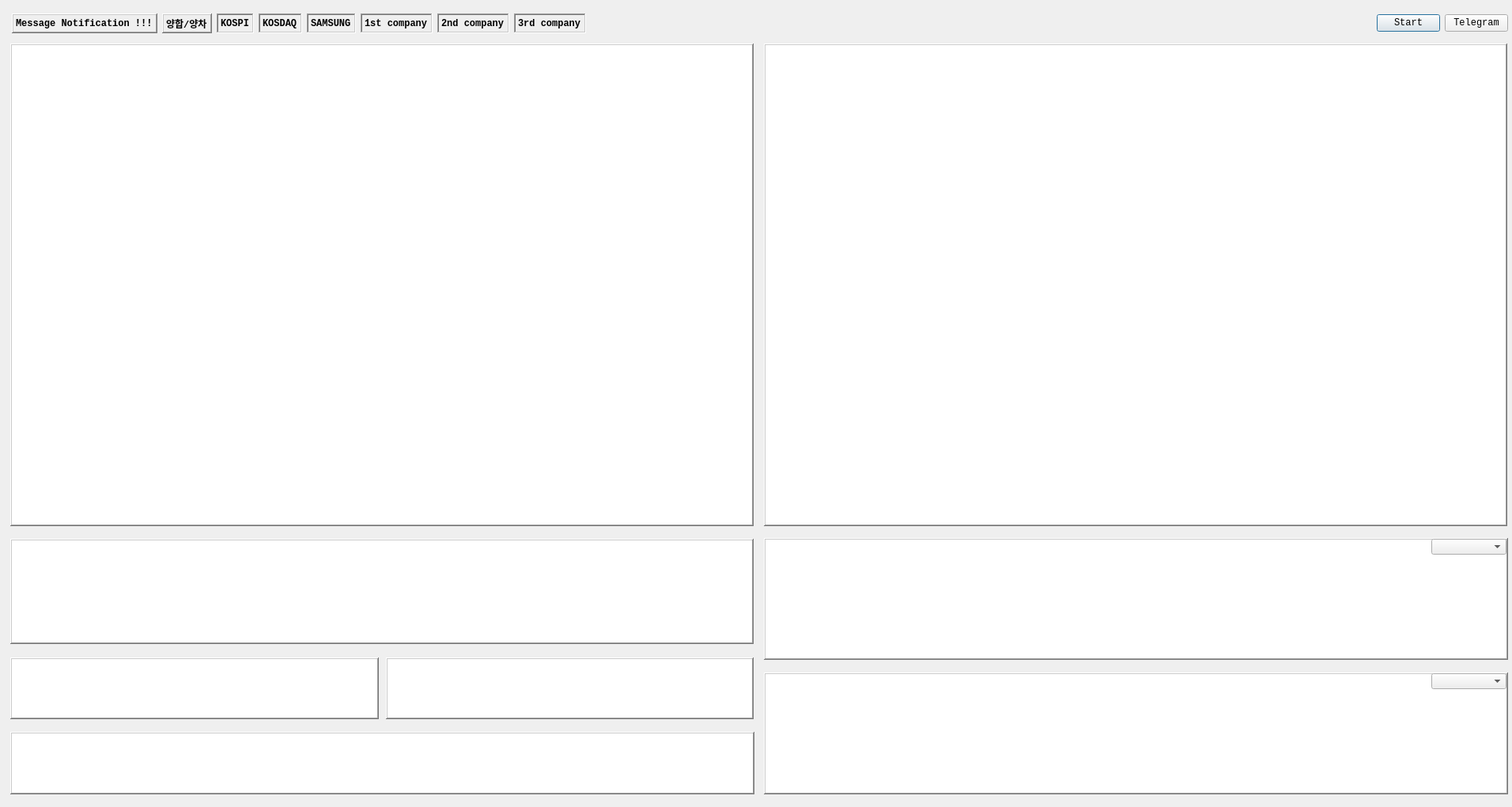
<?xml version="1.0" encoding="UTF-8"?>
<ui version="4.0">
 <class>Dialog</class>
 <widget class="QDialog" name="Dialog">
  <property name="geometry">
   <rect>
    <x>0</x>
    <y>0</y>
    <width>1912</width>
    <height>1020</height>
   </rect>
  </property>
  <property name="font">
   <font>
    <family>Consolas</family>
    <pointsize>9</pointsize>
    <weight>75</weight>
    <bold>true</bold>
   </font>
  </property>
  <property name="windowTitle">
   <string>선물옵션 전광판</string>
  </property>
  <widget class="QTableWidget" name="tableWidget_put">
   <property name="geometry">
    <rect>
     <x>966</x>
     <y>55</y>
     <width>940</width>
     <height>610</height>
    </rect>
   </property>
   <property name="font">
    <font>
     <family>Consolas</family>
     <weight>50</weight>
     <bold>false</bold>
    </font>
   </property>
   <property name="focusPolicy">
    <enum>Qt::NoFocus</enum>
   </property>
   <property name="frameShape">
    <enum>QFrame::WinPanel</enum>
   </property>
   <property name="frameShadow">
    <enum>QFrame::Raised</enum>
   </property>
   <property name="lineWidth">
    <number>1</number>
   </property>
  </widget>
  <widget class="QTableWidget" name="tableWidget_call">
   <property name="geometry">
    <rect>
     <x>13</x>
     <y>55</y>
     <width>940</width>
     <height>610</height>
    </rect>
   </property>
   <property name="font">
    <font>
     <family>Consolas</family>
     <weight>50</weight>
     <bold>false</bold>
    </font>
   </property>
   <property name="focusPolicy">
    <enum>Qt::NoFocus</enum>
   </property>
   <property name="frameShape">
    <enum>QFrame::WinPanel</enum>
   </property>
   <property name="frameShadow">
    <enum>QFrame::Raised</enum>
   </property>
   <property name="lineWidth">
    <number>1</number>
   </property>
  </widget>
  <widget class="QWidget" name="layoutWidget">
   <property name="geometry">
    <rect>
     <x>15</x>
     <y>17</y>
     <width>1892</width>
     <height>25</height>
    </rect>
   </property>
   <layout class="QHBoxLayout" name="horizontalLayout">
    <item>
     <widget class="QLabel" name="label_msg">
      <property name="font">
       <font>
        <weight>75</weight>
        <italic>false</italic>
        <bold>true</bold>
       </font>
      </property>
      <property name="frameShape">
       <enum>QFrame::WinPanel</enum>
      </property>
      <property name="frameShadow">
       <enum>QFrame::Raised</enum>
      </property>
      <property name="text">
       <string>Message Notification !!!</string>
      </property>
     </widget>
    </item>
    <item>
     <widget class="QLabel" name="label_atm">
      <property name="font">
       <font>
        <weight>75</weight>
        <italic>false</italic>
        <bold>true</bold>
       </font>
      </property>
      <property name="frameShape">
       <enum>QFrame::WinPanel</enum>
      </property>
      <property name="frameShadow">
       <enum>QFrame::Raised</enum>
      </property>
      <property name="text">
       <string>양합/양차</string>
      </property>
     </widget>
    </item>
    <item>
     <widget class="QLabel" name="label_kospi">
      <property name="font">
       <font>
        <family>Consolas</family>
        <weight>75</weight>
        <italic>false</italic>
        <bold>true</bold>
       </font>
      </property>
      <property name="frameShape">
       <enum>QFrame::WinPanel</enum>
      </property>
      <property name="frameShadow">
       <enum>QFrame::Sunken</enum>
      </property>
      <property name="text">
       <string>KOSPI</string>
      </property>
     </widget>
    </item>
    <item>
     <widget class="QLabel" name="label_kosdaq">
      <property name="font">
       <font>
        <family>Consolas</family>
        <weight>75</weight>
        <italic>false</italic>
        <bold>true</bold>
       </font>
      </property>
      <property name="frameShape">
       <enum>QFrame::WinPanel</enum>
      </property>
      <property name="frameShadow">
       <enum>QFrame::Sunken</enum>
      </property>
      <property name="text">
       <string>KOSDAQ</string>
      </property>
     </widget>
    </item>
    <item>
     <widget class="QLabel" name="label_samsung">
      <property name="font">
       <font>
        <family>Consolas</family>
        <weight>75</weight>
        <italic>false</italic>
        <bold>true</bold>
       </font>
      </property>
      <property name="frameShape">
       <enum>QFrame::WinPanel</enum>
      </property>
      <property name="frameShadow">
       <enum>QFrame::Sunken</enum>
      </property>
      <property name="text">
       <string>SAMSUNG</string>
      </property>
     </widget>
    </item>
    <item>
     <widget class="QLabel" name="label_1st">
      <property name="font">
       <font>
        <family>Consolas</family>
        <weight>75</weight>
        <italic>false</italic>
        <bold>true</bold>
       </font>
      </property>
      <property name="frameShape">
       <enum>QFrame::WinPanel</enum>
      </property>
      <property name="frameShadow">
       <enum>QFrame::Sunken</enum>
      </property>
      <property name="text">
       <string>1st company</string>
      </property>
      <property name="margin">
       <number>0</number>
      </property>
     </widget>
    </item>
    <item>
     <widget class="QLabel" name="label_2nd">
      <property name="font">
       <font>
        <family>Consolas</family>
        <weight>75</weight>
        <italic>false</italic>
        <bold>true</bold>
       </font>
      </property>
      <property name="frameShape">
       <enum>QFrame::WinPanel</enum>
      </property>
      <property name="frameShadow">
       <enum>QFrame::Sunken</enum>
      </property>
      <property name="text">
       <string>2nd company</string>
      </property>
     </widget>
    </item>
    <item>
     <widget class="QLabel" name="label_3rd">
      <property name="font">
       <font>
        <family>Consolas</family>
        <weight>75</weight>
        <italic>false</italic>
        <bold>true</bold>
       </font>
      </property>
      <property name="frameShape">
       <enum>QFrame::WinPanel</enum>
      </property>
      <property name="frameShadow">
       <enum>QFrame::Sunken</enum>
      </property>
      <property name="text">
       <string>3rd company</string>
      </property>
     </widget>
    </item>
    <item>
     <spacer name="horizontalSpacer">
      <property name="orientation">
       <enum>Qt::Horizontal</enum>
      </property>
      <property name="sizeHint" stdset="0">
       <size>
        <width>40</width>
        <height>20</height>
       </size>
      </property>
     </spacer>
    </item>
    <item>
     <widget class="QPushButton" name="pushButton_add">
      <property name="maximumSize">
       <size>
        <width>100</width>
        <height>16777215</height>
       </size>
      </property>
      <property name="font">
       <font>
        <family>Consolas</family>
        <weight>50</weight>
        <bold>false</bold>
       </font>
      </property>
      <property name="text">
       <string>Start</string>
      </property>
     </widget>
    </item>
    <item>
     <widget class="QPushButton" name="pushButton_remove">
      <property name="maximumSize">
       <size>
        <width>100</width>
        <height>16777215</height>
       </size>
      </property>
      <property name="font">
       <font>
        <family>Consolas</family>
        <weight>50</weight>
        <bold>false</bold>
       </font>
      </property>
      <property name="focusPolicy">
       <enum>Qt::NoFocus</enum>
      </property>
      <property name="text">
       <string>Telegram</string>
      </property>
     </widget>
    </item>
   </layout>
  </widget>
  <widget class="QTableWidget" name="tableWidget_fut">
   <property name="geometry">
    <rect>
     <x>13</x>
     <y>681</y>
     <width>940</width>
     <height>133</height>
    </rect>
   </property>
   <property name="font">
    <font>
     <family>Consolas</family>
     <weight>50</weight>
     <bold>false</bold>
    </font>
   </property>
   <property name="focusPolicy">
    <enum>Qt::NoFocus</enum>
   </property>
   <property name="frameShape">
    <enum>QFrame::WinPanel</enum>
   </property>
   <property name="frameShadow">
    <enum>QFrame::Raised</enum>
   </property>
  </widget>
  <widget class="QTableWidget" name="tableWidget_supply">
   <property name="geometry">
    <rect>
     <x>488</x>
     <y>831</y>
     <width>465</width>
     <height>78</height>
    </rect>
   </property>
   <property name="font">
    <font>
     <family>Consolas</family>
    </font>
   </property>
   <property name="focusPolicy">
    <enum>Qt::NoFocus</enum>
   </property>
   <property name="frameShape">
    <enum>QFrame::WinPanel</enum>
   </property>
   <property name="frameShadow">
    <enum>QFrame::Raised</enum>
   </property>
  </widget>
  <widget class="QTableWidget" name="tableWidget_quote">
   <property name="geometry">
    <rect>
     <x>13</x>
     <y>925</y>
     <width>941</width>
     <height>79</height>
    </rect>
   </property>
   <property name="font">
    <font>
     <family>Consolas</family>
     <weight>50</weight>
     <bold>false</bold>
    </font>
   </property>
   <property name="focusPolicy">
    <enum>Qt::NoFocus</enum>
   </property>
   <property name="frameShape">
    <enum>QFrame::WinPanel</enum>
   </property>
   <property name="frameShadow">
    <enum>QFrame::Raised</enum>
   </property>
  </widget>
  <widget class="QTextBrowser" name="textBrowser">
   <property name="geometry">
    <rect>
     <x>13</x>
     <y>831</y>
     <width>466</width>
     <height>78</height>
    </rect>
   </property>
   <property name="font">
    <font>
     <family>Consolas</family>
     <weight>75</weight>
     <bold>true</bold>
    </font>
   </property>
   <property name="focusPolicy">
    <enum>Qt::StrongFocus</enum>
   </property>
   <property name="frameShape">
    <enum>QFrame::WinPanel</enum>
   </property>
   <property name="frameShadow">
    <enum>QFrame::Raised</enum>
   </property>
  </widget>
  <widget class="PlotWidget" name="Plot1">
   <property name="geometry">
    <rect>
     <x>966</x>
     <y>680</y>
     <width>941</width>
     <height>154</height>
    </rect>
   </property>
   <property name="font">
    <font>
     <family>Consolas</family>
     <weight>75</weight>
     <italic>true</italic>
     <bold>true</bold>
    </font>
   </property>
   <property name="focusPolicy">
    <enum>Qt::NoFocus</enum>
   </property>
   <property name="frameShape">
    <enum>QFrame::WinPanel</enum>
   </property>
   <property name="frameShadow">
    <enum>QFrame::Raised</enum>
   </property>
  </widget>
  <widget class="PlotWidget" name="Plot2">
   <property name="geometry">
    <rect>
     <x>966</x>
     <y>850</y>
     <width>941</width>
     <height>154</height>
    </rect>
   </property>
   <property name="font">
    <font>
     <family>Consolas</family>
     <weight>75</weight>
     <italic>true</italic>
     <bold>true</bold>
    </font>
   </property>
   <property name="focusPolicy">
    <enum>Qt::NoFocus</enum>
   </property>
   <property name="frameShape">
    <enum>QFrame::WinPanel</enum>
   </property>
   <property name="frameShadow">
    <enum>QFrame::Raised</enum>
   </property>
  </widget>
  <widget class="QComboBox" name="comboBox1">
   <property name="geometry">
    <rect>
     <x>1810</x>
     <y>681</y>
     <width>95</width>
     <height>20</height>
    </rect>
   </property>
   <property name="focusPolicy">
    <enum>Qt::NoFocus</enum>
   </property>
  </widget>
  <widget class="QComboBox" name="comboBox2">
   <property name="geometry">
    <rect>
     <x>1810</x>
     <y>851</y>
     <width>95</width>
     <height>20</height>
    </rect>
   </property>
   <property name="focusPolicy">
    <enum>Qt::NoFocus</enum>
   </property>
  </widget>
 </widget>
 <customwidgets>
  <customwidget>
   <class>PlotWidget</class>
   <extends>QGraphicsView</extends>
   <header>pyqtgraph</header>
  </customwidget>
 </customwidgets>
 <resources/>
 <connections>
  <connection>
   <sender>pushButton_add</sender>
   <signal>clicked()</signal>
   <receiver>Dialog</receiver>
   <slot>AddCode()</slot>
   <hints>
    <hint type="sourcelabel">
     <x>457</x>
     <y>20</y>
    </hint>
    <hint type="destinationlabel">
     <x>458</x>
     <y>-8</y>
    </hint>
   </hints>
  </connection>
  <connection>
   <sender>pushButton_remove</sender>
   <signal>clicked()</signal>
   <receiver>Dialog</receiver>
   <slot>RemoveCode()</slot>
   <hints>
    <hint type="sourcelabel">
     <x>496</x>
     <y>20</y>
    </hint>
    <hint type="destinationlabel">
     <x>461</x>
     <y>-22</y>
    </hint>
   </hints>
  </connection>
 </connections>
 <slots>
  <slot>AddCode()</slot>
  <slot>RemoveCode()</slot>
 </slots>
</ui>
